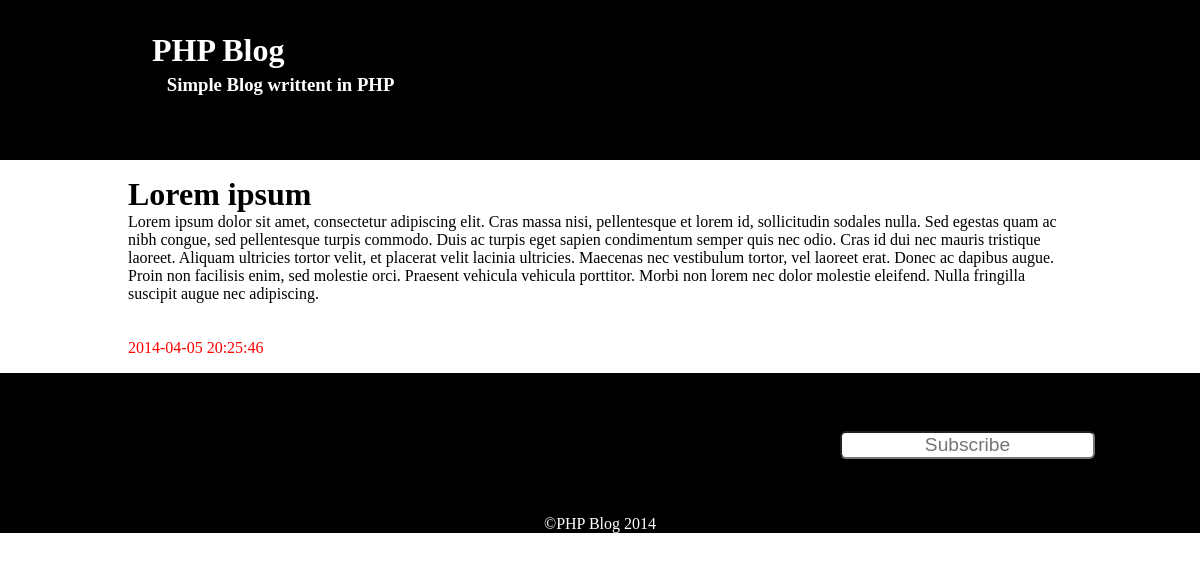
The app's page /index.php?page=article&id=1 with its own data.
### tables this page shows
CREATE TABLE IF NOT EXISTS `settings` (
  `id` int(11) NOT NULL AUTO_INCREMENT,
  `name` varchar(30) NOT NULL,
  `value` varchar(100) NOT NULL,
  PRIMARY KEY (`id`)
);

CREATE TABLE IF NOT EXISTS `articles` (
  `id` int(11) NOT NULL AUTO_INCREMENT,
  `title` varchar(150) NOT NULL,
  `content` text NOT NULL,
  `postdate` datetime NOT NULL,
  `wrap` int(11) NOT NULL,
  PRIMARY KEY (`id`)
);

### include/blog.class.php (called while the page is built, shortened)
<?php
    class Blog{
        public function __construct(){
            $this->get_title();
            $this->get_description();
        }
        public function get_title(){
            global $mysqli;
            $query = "SELECT value FROM settings WHERE name='title'";
            $result = $mysqli->query($query);
            $result = $result->fetch_assoc();
            $this->title = $result['value'];
        }
        public function get_description(){
            global $mysqli;
            $query = "SELECT value FROM settings WHERE name='description'";
            $result = $mysqli->query($query);
            $result = $result->fetch_assoc();
            $this->description = $result['value'];
        }
    }

### include/autoload.class.php (called while the page is built, shortened)
<?php
    require_once ROOT . DS . 'mysql.class.php';
    require_once ROOT . DS . 'blog.class.php';
    require_once ROOT . DS . 'article.class.php';
    $blog = new Blog();
    $article = new Article();

### include/article.class.php (called while the page is built, shortened)
<?php
    class Article{
        public $id;
        public function __construct(){
            if(!empty($_GET['page']) && !empty($_GET['id'])){
                $this->id = $_GET['id'];
                $this->get_article();
            }
        }
        public function get_article(){
            global $mysqli;
            $query = "SELECT * FROM articles WHERE id='".$this->id."'";
            $result = $mysqli->query($query);
            while($row = $result->fetch_assoc()){
                $this->title = $row['title'];
                $this->content = $row['content'];
                $this->postdate = $row['postdate'];
            }
        }
    }

### index.php (the view, shortened to what this page needs)
<?php
    require_once 'include/autoload.class.php';
?>
<!DOCTYPE html>
<html lang="en">
    <head>
        <link rel="stylesheet" type="text/css" href="style/default/main.css" />
    </head>
<body>
   <header class="header">
       <header>
           <h1><?=$blog->title?></h1>
           <h3><?=$blog->description?></h3>
       </header>
   </header>
   <div class="page">
        <?php
            if(!empty($_GET['page'])){$page = $_GET['page'];}
            else{$page = '';}
            switch($page){
                case 'article':
                    echo '<div class="article">';
                    echo '<h1>' . $article->title . '</h1>';
                    echo '<article>' . $article->content . '</article>';
                    echo '<br /><br />';
                    echo '<time datetime="'.$article->postdate.'">' . $article->postdate . '</time>';
                    echo '</div>';
                break;
            }
        ?>
   </div>
   <footer class="footer">
       <footer>
            <div class="subscribe">
                <form>
                    <input type="email" name="email" placeholder="Subscribe" required />
                </form>
            </div>
       </footer>
       <div class="copy-right">&copy;<?=$blog->title?> 2014</div>
   </footer>
</body>
</html>

### style/default/main.css (style rules this page uses)
* { margin: 0; }
.header { width: auto; height: 10em; background-color: black; margin: 0; color: white; }
.header header { width: 60em; height: 10em; margin: 0 auto; }
.header h1 { position: relative; top: 1em; left: 1em; }
.header h3 { position: relative; top: 2em; left: 2.5em; }
.page { width: 60em; height: auto; margin: auto; padding: 0.5em; }
.article { padding: 0.5em; }
.article time { color: red; }
.footer { background-color: black; width: auto; height: 10em; }
.footer footer { width: 60em; height: 8.9em; margin: auto; }
.footer .copy-right { width: 60em; height: 1.1em; text-align: center; color: white; margin: auto; }
.subscribe { width: 15em; height: 8.9em; text-align: center; float: right; }
.subscribe input[type=email] { font-size: 1.2em; text-align: center; color: blue; position: relative; top: 3em; border-radius: 0.3em; }

### records on screen
settings: value "PHP Blog"
settings: value "Simple Blog writtent in PHP"
articles: title "Lorem ipsum", content "Lorem ipsum dolor sit amet, consectetur adipiscing elit. Cras massa nisi, pellentesque et lorem id, sollicitudin sodales nulla. Sed egestas quam ac nibh congue, sed pellentesque turpis commodo. Duis ac turpis eget sapien condimentum semper quis nec odio. Cras id dui nec mauris tristique laoreet. Aliquam ultricies tortor velit, et placerat velit lacinia ultricies. Maecenas nec vestibulum tortor, vel laoreet erat. Donec ac dapibus augue. Proin non facilisis enim, sed molestie orci. Praesent vehicula vehicula porttitor. Morbi non lorem nec dolor molestie eleifend. Nulla fringilla suscipit augue nec adipiscing.", postdate "2014-04-05 20:25:46"
